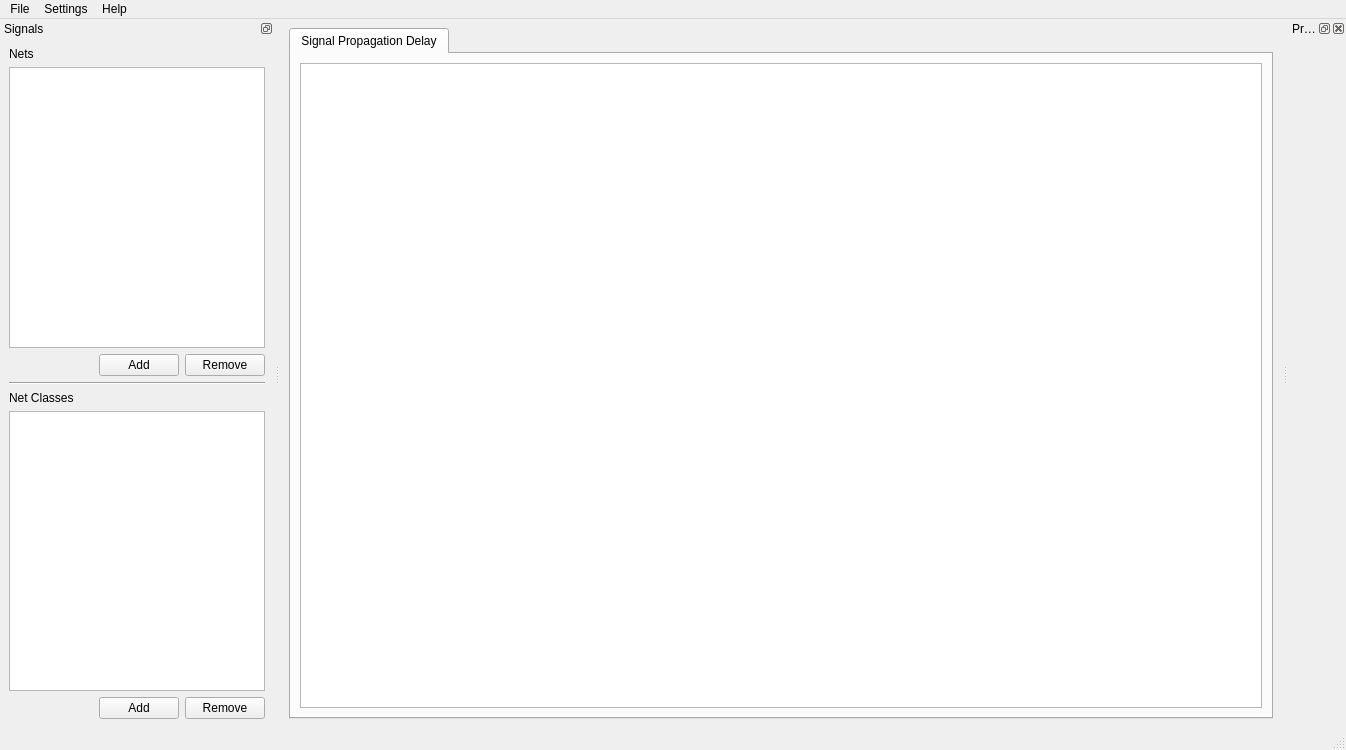
<?xml version="1.0" encoding="UTF-8"?>
<ui version="4.0">
 <class>UIMainWindow</class>
 <widget class="QMainWindow" name="UIMainWindow">
  <property name="geometry">
   <rect>
    <x>0</x>
    <y>0</y>
    <width>1346</width>
    <height>750</height>
   </rect>
  </property>
  <property name="windowTitle">
   <string>Open Stackup</string>
  </property>
  <widget class="QWidget" name="centralwidget">
   <layout class="QVBoxLayout" name="verticalLayout_3">
    <item>
     <widget class="QTabWidget" name="tabWidget">
      <property name="currentIndex">
       <number>0</number>
      </property>
      <widget class="QWidget" name="signalPropagationDelayTab">
       <attribute name="title">
        <string>Signal Propagation Delay</string>
       </attribute>
       <layout class="QVBoxLayout" name="verticalLayout_4">
        <item>
         <widget class="QTreeView" name="signalPropagationTable">
          <property name="editTriggers">
           <set>QAbstractItemView::NoEditTriggers</set>
          </property>
          <property name="alternatingRowColors">
           <bool>true</bool>
          </property>
          <property name="selectionMode">
           <enum>QAbstractItemView::ExtendedSelection</enum>
          </property>
          <property name="selectionBehavior">
           <enum>QAbstractItemView::SelectRows</enum>
          </property>
         </widget>
        </item>
       </layout>
      </widget>
     </widget>
    </item>
   </layout>
  </widget>
  <widget class="QMenuBar" name="menubar">
   <property name="geometry">
    <rect>
     <x>0</x>
     <y>0</y>
     <width>1346</width>
     <height>22</height>
    </rect>
   </property>
   <widget class="QMenu" name="menuFile">
    <property name="title">
     <string>File</string>
    </property>
    <addaction name="actionNew_Session"/>
    <addaction name="actionOpen_Session"/>
    <addaction name="separator"/>
    <addaction name="actionSave_Session"/>
    <addaction name="actionSave_Session_As"/>
    <addaction name="separator"/>
    <addaction name="actionExit"/>
   </widget>
   <widget class="QMenu" name="menuSettings">
    <property name="title">
     <string>Settings</string>
    </property>
    <addaction name="actionMaterials"/>
    <addaction name="separator"/>
    <addaction name="actionStackup_Settings"/>
   </widget>
   <widget class="QMenu" name="menuHelp">
    <property name="title">
     <string>Help</string>
    </property>
    <addaction name="actionAbout_Open_Stackup"/>
   </widget>
   <addaction name="menuFile"/>
   <addaction name="menuSettings"/>
   <addaction name="menuHelp"/>
  </widget>
  <widget class="QStatusBar" name="statusbar"/>
  <widget class="QDockWidget" name="netsDock">
   <property name="features">
    <set>QDockWidget::DockWidgetFloatable|QDockWidget::DockWidgetMovable</set>
   </property>
   <property name="windowTitle">
    <string>Signals</string>
   </property>
   <attribute name="dockWidgetArea">
    <number>1</number>
   </attribute>
   <widget class="QWidget" name="dockWidgetContents">
    <layout class="QVBoxLayout" name="verticalLayout">
     <item>
      <widget class="QLabel" name="label">
       <property name="text">
        <string>Nets</string>
       </property>
      </widget>
     </item>
     <item>
      <widget class="QTableView" name="netsTable">
       <property name="alternatingRowColors">
        <bool>true</bool>
       </property>
       <property name="selectionMode">
        <enum>QAbstractItemView::SingleSelection</enum>
       </property>
       <property name="selectionBehavior">
        <enum>QAbstractItemView::SelectRows</enum>
       </property>
       <attribute name="horizontalHeaderStretchLastSection">
        <bool>true</bool>
       </attribute>
       <attribute name="verticalHeaderVisible">
        <bool>false</bool>
       </attribute>
      </widget>
     </item>
     <item>
      <layout class="QHBoxLayout" name="horizontalLayout">
       <item>
        <spacer name="horizontalSpacer">
         <property name="orientation">
          <enum>Qt::Horizontal</enum>
         </property>
         <property name="sizeHint" stdset="0">
          <size>
           <width>40</width>
           <height>20</height>
          </size>
         </property>
        </spacer>
       </item>
       <item>
        <widget class="QPushButton" name="addNetButton">
         <property name="text">
          <string>Add</string>
         </property>
        </widget>
       </item>
       <item>
        <widget class="QPushButton" name="removeNetButton">
         <property name="text">
          <string>Remove</string>
         </property>
        </widget>
       </item>
      </layout>
     </item>
     <item>
      <widget class="Line" name="line">
       <property name="orientation">
        <enum>Qt::Horizontal</enum>
       </property>
      </widget>
     </item>
     <item>
      <widget class="QLabel" name="label_2">
       <property name="text">
        <string>Net Classes</string>
       </property>
      </widget>
     </item>
     <item>
      <widget class="QTableView" name="netClassesTable">
       <property name="alternatingRowColors">
        <bool>true</bool>
       </property>
       <property name="selectionMode">
        <enum>QAbstractItemView::SingleSelection</enum>
       </property>
       <property name="selectionBehavior">
        <enum>QAbstractItemView::SelectRows</enum>
       </property>
       <attribute name="horizontalHeaderStretchLastSection">
        <bool>true</bool>
       </attribute>
       <attribute name="verticalHeaderVisible">
        <bool>false</bool>
       </attribute>
      </widget>
     </item>
     <item>
      <layout class="QHBoxLayout" name="horizontalLayout_2">
       <item>
        <spacer name="horizontalSpacer_2">
         <property name="orientation">
          <enum>Qt::Horizontal</enum>
         </property>
         <property name="sizeHint" stdset="0">
          <size>
           <width>40</width>
           <height>20</height>
          </size>
         </property>
        </spacer>
       </item>
       <item>
        <widget class="QPushButton" name="addNetClassButton">
         <property name="text">
          <string>Add</string>
         </property>
        </widget>
       </item>
       <item>
        <widget class="QPushButton" name="removeNetClassButton">
         <property name="text">
          <string>Remove</string>
         </property>
        </widget>
       </item>
      </layout>
     </item>
    </layout>
   </widget>
  </widget>
  <widget class="QDockWidget" name="propertiesDock">
   <property name="windowTitle">
    <string>Properties</string>
   </property>
   <attribute name="dockWidgetArea">
    <number>2</number>
   </attribute>
   <widget class="QWidget" name="dockWidgetContents_3">
    <layout class="QVBoxLayout" name="verticalLayout_2"/>
   </widget>
  </widget>
  <action name="actionExit">
   <property name="text">
    <string>Exit</string>
   </property>
  </action>
  <action name="actionStackup_Settings">
   <property name="text">
    <string>Stackup Settings</string>
   </property>
  </action>
  <action name="actionAbout_Open_Stackup">
   <property name="text">
    <string>About Open Stackup</string>
   </property>
  </action>
  <action name="actionMaterials">
   <property name="text">
    <string>Materials</string>
   </property>
  </action>
  <action name="actionNew_Session">
   <property name="text">
    <string>New Session</string>
   </property>
  </action>
  <action name="actionOpen_Session">
   <property name="text">
    <string>Open Session</string>
   </property>
  </action>
  <action name="actionSave_Session">
   <property name="text">
    <string>Save Session</string>
   </property>
  </action>
  <action name="actionSave_Session_As">
   <property name="text">
    <string>Save Session As...</string>
   </property>
  </action>
 </widget>
 <resources/>
 <connections/>
</ui>
